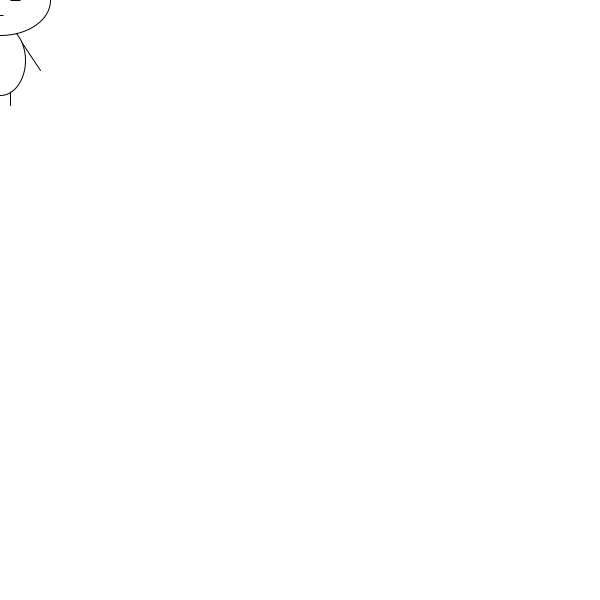
Frame 1 (no input)
Frame 60 (the mouse pressed at the canvas centre just before this capture): identical to frame 1, image omitted
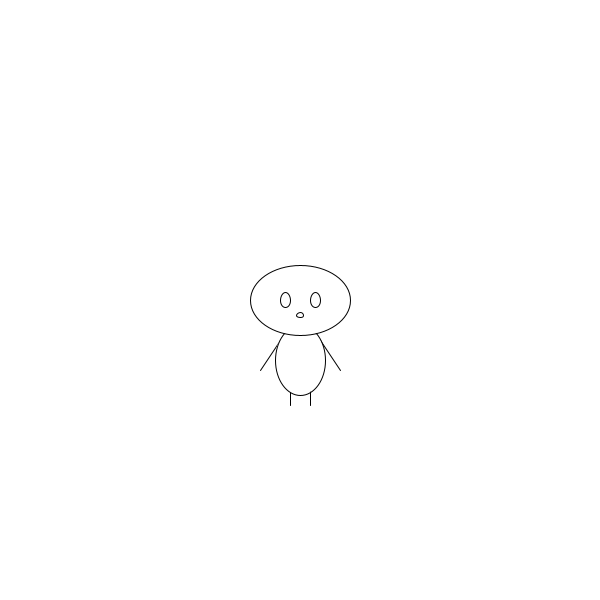
Frame 120 (the mouse held since frame 60 and released just before this capture)

The Processing sketch that drew these frames (run headless with seeded random() and noise(); from frame 60 on, the mouse is pressed at the canvas centre):

// Processing sketch: processing_170429
// ── processing_170429.pde

void setup(){
size(600,600); 
background(0);
}

void draw(){
  println("eje x "+mouseX+" eje y "+mouseY);
 background(255);
 line(mouseX-20,mouseY+40,mouseX-40,mouseY+70);//brazo izquierdo
 line(mouseX+20,mouseY+40,mouseX+40,mouseY+70);//brazo derecho
 line(mouseX+10,mouseY+85,mouseX+10,mouseY+105);//pierna derecha
 line(mouseX-10,mouseY+85,mouseX-10,mouseY+105);//pierna izquierda
 ellipse(mouseX,mouseY+60,50,70);//cuerpo
 ellipse(mouseX,mouseY,100,70);//cabeza
 ellipse(mouseX-15,mouseY,10,mouseY/20);//ojo izquierdo
 ellipse(mouseX+15,mouseY,10,mouseY/20);//ojo derecho
 ellipse(mouseX,mouseY+15,7,mouseY/60);//boca

}
